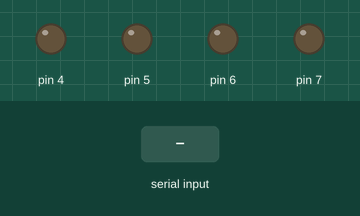
Recording of a sketch running on a simulated Arduino Uno, built with avr-gcc and run on an emulated ATmega328P. Parts: output pins drawn as LEDs (lit = HIGH). Inputs (shaded band) come from the test bench.

Above: at 1.2 s.
1.3 s: "90,45\n" received over Serial
At 1.7 s:
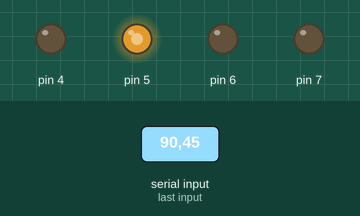
2.8 s: "30,150\n" received over Serial
At 4.0 s:
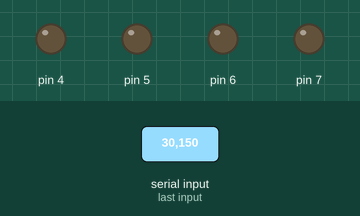
4.3 s: "200\n" received over Serial
Timing chart, 0 to 7.3 s (numbered marks = the images above; inputs shaded):
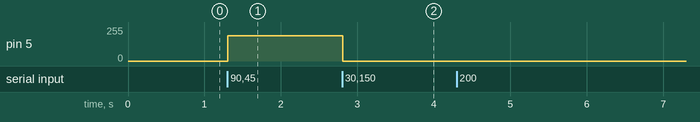

The sketch:

control.ino
```cpp
#define MAX_SPEED 255
#define MIN_SPEED 0

#define STOP 0
#define UP 1
#define DOWN 2
#define LEFT 3
#define RIGHT 4

struct Motor{
    byte d;
    byte pwd;
};

Motor m_left = {4,5};
Motor m_right = {7,6};
int car_speed = 200;

void setup() {
  Serial.begin(9600);
  pinMode(m_left.d, OUTPUT);
  pinMode(m_left.pwd, OUTPUT);
  pinMode(m_right.d, OUTPUT);
  pinMode(m_right.pwd, OUTPUT);
}

void stop_left_motor(){
  digitalWrite(m_left.d, LOW);
  digitalWrite(m_left.pwd, LOW);
}

void stop_right_motor(){
  digitalWrite(m_right.d, LOW);
  digitalWrite(m_right.pwd, LOW);
}

void stop_motor(){
  stop_left_motor();
  stop_right_motor();
}

void forward_left(int speed){
  digitalWrite(m_left.d, LOW);
  analogWrite(m_left.pwd, speed+10);
}

void forward_right(int speed){
  digitalWrite(m_right.d, HIGH);
  analogWrite(m_right.pwd, MAX_SPEED-speed);
}

void forward(int speed){
  forward_left(speed);
  forward_right(speed);
}

void backward_left(int speed){
  digitalWrite(m_left.d, HIGH);
  analogWrite(m_left.pwd, MAX_SPEED-speed);
}

void backward_right(int speed){
  digitalWrite(m_right.d, LOW);
  analogWrite(m_right.pwd, speed);
}
void backward(int speed){
  backward_left(speed);
  backward_right(speed);
}

void turn_left(int speed){
  stop_left_motor();
  forward_right(speed-20);
}

void turn_right(int speed){
  stop_right_motor();
  forward_left(speed-20);
}

void action(int command){
    switch(command){
      case STOP:
        stop_motor();
        break;
      case UP:
        forward(car_speed);
        break;
      case DOWN:
        backward(car_speed);
        break;
      case LEFT:
        turn_left(car_speed);
        break;
      case RIGHT:
        turn_right(car_speed);
        break;
    }
}

void loop() {
  if(Serial.available()){
      int command = Serial.read()-48;
      //Serial.println(command);
      action(command);
  }

}
```

Measured:
- after the input at 1.3 s, pin 5: 0/255 → 190/255 at once
- after the input at 2.8 s, pin 5: 190/255 → 0/255 at once
